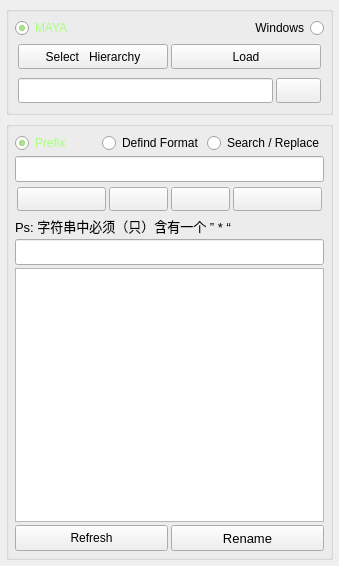
<?xml version="1.0" encoding="UTF-8"?>
<ui version="4.0">
 <class>foleyNameToolWindow</class>
 <widget class="QMainWindow" name="foleyNameToolWindow">
  <property name="enabled">
   <bool>true</bool>
  </property>
  <property name="geometry">
   <rect>
    <x>0</x>
    <y>0</y>
    <width>339</width>
    <height>566</height>
   </rect>
  </property>
  <property name="windowTitle">
   <string>Name Tool</string>
  </property>
  <property name="windowOpacity">
   <double>1.000000000000000</double>
  </property>
  <property name="styleSheet">
   <string notr="true">QAbstractButton:checked, QAbstractButton:hover{
	color: rgb(170, 255, 127);
}

QRadioButton::indicator{
	border-image: url(:/icon/icon/radio-button_off.png);
}

QRadioButton::indicator:checked{
	border-image: url(:/icon/icon/radio-button_on.png);
}</string>
  </property>
  <widget class="QWidget" name="centralwidget">
   <layout class="QVBoxLayout" name="verticalLayout">
    <property name="spacing">
     <number>6</number>
    </property>
    <property name="margin">
     <number>6</number>
    </property>
    <item>
     <widget class="QGroupBox" name="groupBox_2">
      <property name="styleSheet">
       <string notr="true"/>
      </property>
      <property name="title">
       <string/>
      </property>
      <layout class="QVBoxLayout" name="verticalLayout_3">
       <property name="spacing">
        <number>3</number>
       </property>
       <property name="margin">
        <number>6</number>
       </property>
       <item>
        <layout class="QHBoxLayout" name="horizontalLayout_6">
         <item>
          <widget class="QRadioButton" name="rdn_maya">
           <property name="text">
            <string>MAYA</string>
           </property>
           <property name="checked">
            <bool>true</bool>
           </property>
          </widget>
         </item>
         <item>
          <widget class="QRadioButton" name="rdn_windows">
           <property name="layoutDirection">
            <enum>Qt::RightToLeft</enum>
           </property>
           <property name="text">
            <string>Windows</string>
           </property>
          </widget>
         </item>
        </layout>
       </item>
       <item>
        <widget class="QWidget" name="widget_maya" native="true">
         <property name="layoutDirection">
          <enum>Qt::LeftToRight</enum>
         </property>
         <layout class="QHBoxLayout" name="horizontalLayout_7">
          <property name="spacing">
           <number>3</number>
          </property>
          <property name="margin">
           <number>3</number>
          </property>
          <item>
           <widget class="QPushButton" name="btn_SelectHierarchy">
            <property name="minimumSize">
             <size>
              <width>0</width>
              <height>25</height>
             </size>
            </property>
            <property name="maximumSize">
             <size>
              <width>16777215</width>
              <height>16777215</height>
             </size>
            </property>
            <property name="font">
             <font>
              <weight>50</weight>
              <bold>false</bold>
             </font>
            </property>
            <property name="text">
             <string>Select   Hierarchy</string>
            </property>
            <property name="icon">
             <iconset resource="nameToolAsset.qrc">
              <normaloff>:/icon/icon/bug.png</normaloff>:/icon/icon/bug.png</iconset>
            </property>
           </widget>
          </item>
          <item>
           <widget class="QPushButton" name="btn_loadObjects">
            <property name="minimumSize">
             <size>
              <width>0</width>
              <height>25</height>
             </size>
            </property>
            <property name="maximumSize">
             <size>
              <width>16777215</width>
              <height>16777215</height>
             </size>
            </property>
            <property name="font">
             <font>
              <weight>50</weight>
              <bold>false</bold>
             </font>
            </property>
            <property name="text">
             <string>Load</string>
            </property>
            <property name="icon">
             <iconset resource="nameToolAsset.qrc">
              <normaloff>:/icon/icon/upload.png</normaloff>:/icon/icon/upload.png</iconset>
            </property>
           </widget>
          </item>
         </layout>
        </widget>
       </item>
       <item>
        <widget class="QWidget" name="widget_windows" native="true">
         <property name="layoutDirection">
          <enum>Qt::LeftToRight</enum>
         </property>
         <layout class="QHBoxLayout" name="horizontalLayout_8" stretch="85,15">
          <property name="spacing">
           <number>3</number>
          </property>
          <property name="margin">
           <number>3</number>
          </property>
          <item>
           <widget class="QLineEdit" name="LET_path">
            <property name="minimumSize">
             <size>
              <width>0</width>
              <height>25</height>
             </size>
            </property>
            <property name="maximumSize">
             <size>
              <width>16777215</width>
              <height>16777215</height>
             </size>
            </property>
            <property name="font">
             <font>
              <weight>50</weight>
              <bold>false</bold>
             </font>
            </property>
            <property name="readOnly">
             <bool>true</bool>
            </property>
           </widget>
          </item>
          <item>
           <widget class="QPushButton" name="btn_setpath">
            <property name="minimumSize">
             <size>
              <width>0</width>
              <height>25</height>
             </size>
            </property>
            <property name="maximumSize">
             <size>
              <width>16777215</width>
              <height>16777215</height>
             </size>
            </property>
            <property name="font">
             <font>
              <weight>50</weight>
              <bold>false</bold>
             </font>
            </property>
            <property name="text">
             <string/>
            </property>
            <property name="icon">
             <iconset resource="nameToolAsset.qrc">
              <normaloff>:/icon/icon/folder-open.png</normaloff>:/icon/icon/folder-open.png</iconset>
            </property>
            <property name="iconSize">
             <size>
              <width>16</width>
              <height>16</height>
             </size>
            </property>
           </widget>
          </item>
         </layout>
        </widget>
       </item>
      </layout>
     </widget>
    </item>
    <item>
     <widget class="QGroupBox" name="groupBox">
      <property name="title">
       <string/>
      </property>
      <layout class="QVBoxLayout" name="verticalLayout_2">
       <property name="spacing">
        <number>3</number>
       </property>
       <property name="margin">
        <number>6</number>
       </property>
       <item>
        <layout class="QHBoxLayout" name="horizontalLayout_2" stretch="33,34,33">
         <item>
          <widget class="QRadioButton" name="rdn_pre">
           <property name="font">
            <font>
             <weight>50</weight>
             <bold>false</bold>
            </font>
           </property>
           <property name="text">
            <string>Prefix</string>
           </property>
           <property name="checked">
            <bool>true</bool>
           </property>
          </widget>
         </item>
         <item>
          <widget class="QRadioButton" name="rdn_def">
           <property name="text">
            <string>Defind Format</string>
           </property>
           <property name="checked">
            <bool>false</bool>
           </property>
          </widget>
         </item>
         <item>
          <widget class="QRadioButton" name="rdn_rep">
           <property name="font">
            <font>
             <weight>50</weight>
             <bold>false</bold>
            </font>
           </property>
           <property name="layoutDirection">
            <enum>Qt::LeftToRight</enum>
           </property>
           <property name="text">
            <string>Search / Replace</string>
           </property>
           <property name="checked">
            <bool>false</bool>
           </property>
          </widget>
         </item>
        </layout>
       </item>
       <item>
        <widget class="QLineEdit" name="LET_inputA">
         <property name="minimumSize">
          <size>
           <width>0</width>
           <height>24</height>
          </size>
         </property>
         <property name="font">
          <font>
           <pointsize>11</pointsize>
           <weight>50</weight>
           <bold>false</bold>
          </font>
         </property>
        </widget>
       </item>
       <item>
        <widget class="QWidget" name="widget_buttonBox" native="true">
         <layout class="QHBoxLayout" name="horizontalLayout_4" stretch="3,2,2,3">
          <property name="spacing">
           <number>3</number>
          </property>
          <property name="margin">
           <number>2</number>
          </property>
          <item>
           <widget class="QPushButton" name="btn_top">
            <property name="minimumSize">
             <size>
              <width>0</width>
              <height>24</height>
             </size>
            </property>
            <property name="font">
             <font>
              <weight>50</weight>
              <bold>false</bold>
             </font>
            </property>
            <property name="text">
             <string/>
            </property>
            <property name="icon">
             <iconset resource="nameToolAsset.qrc">
              <normaloff>:/icon/icon/player-fastrwd.png</normaloff>:/icon/icon/player-fastrwd.png</iconset>
            </property>
            <property name="iconSize">
             <size>
              <width>16</width>
              <height>16</height>
             </size>
            </property>
           </widget>
          </item>
          <item>
           <widget class="QPushButton" name="btn_left">
            <property name="minimumSize">
             <size>
              <width>0</width>
              <height>24</height>
             </size>
            </property>
            <property name="maximumSize">
             <size>
              <width>16777215</width>
              <height>16777215</height>
             </size>
            </property>
            <property name="font">
             <font>
              <weight>50</weight>
              <bold>false</bold>
             </font>
            </property>
            <property name="text">
             <string/>
            </property>
            <property name="icon">
             <iconset resource="nameToolAsset.qrc">
              <normaloff>:/icon/icon/player-previous.png</normaloff>:/icon/icon/player-previous.png</iconset>
            </property>
           </widget>
          </item>
          <item>
           <widget class="QPushButton" name="btn_right">
            <property name="minimumSize">
             <size>
              <width>0</width>
              <height>24</height>
             </size>
            </property>
            <property name="maximumSize">
             <size>
              <width>16777215</width>
              <height>16777215</height>
             </size>
            </property>
            <property name="font">
             <font>
              <weight>50</weight>
              <bold>false</bold>
             </font>
            </property>
            <property name="text">
             <string/>
            </property>
            <property name="icon">
             <iconset resource="nameToolAsset.qrc">
              <normaloff>:/icon/icon/player-next.png</normaloff>:/icon/icon/player-next.png</iconset>
            </property>
           </widget>
          </item>
          <item>
           <widget class="QPushButton" name="btn_end">
            <property name="minimumSize">
             <size>
              <width>0</width>
              <height>24</height>
             </size>
            </property>
            <property name="font">
             <font>
              <weight>50</weight>
              <bold>false</bold>
             </font>
            </property>
            <property name="text">
             <string/>
            </property>
            <property name="icon">
             <iconset resource="nameToolAsset.qrc">
              <normaloff>:/icon/icon/player-fastfwd.png</normaloff>:/icon/icon/player-fastfwd.png</iconset>
            </property>
            <property name="iconSize">
             <size>
              <width>16</width>
              <height>16</height>
             </size>
            </property>
           </widget>
          </item>
         </layout>
        </widget>
       </item>
       <item>
        <widget class="QLabel" name="lab_Ps">
         <property name="font">
          <font>
           <pointsize>10</pointsize>
          </font>
         </property>
         <property name="text">
          <string>Ps: 字符串中必须（只）含有一个 ” * “</string>
         </property>
        </widget>
       </item>
       <item>
        <widget class="QLineEdit" name="LET_inputB">
         <property name="minimumSize">
          <size>
           <width>0</width>
           <height>24</height>
          </size>
         </property>
         <property name="font">
          <font>
           <pointsize>11</pointsize>
           <weight>50</weight>
           <bold>false</bold>
          </font>
         </property>
        </widget>
       </item>
       <item>
        <widget class="QListView" name="listView">
         <property name="font">
          <font>
           <pointsize>11</pointsize>
          </font>
         </property>
         <property name="styleSheet">
          <string notr="true">alternate-background-color: rgb(50, 50, 50);</string>
         </property>
         <property name="alternatingRowColors">
          <bool>true</bool>
         </property>
        </widget>
       </item>
       <item>
        <layout class="QHBoxLayout" name="horizontalLayout_3">
         <property name="spacing">
          <number>3</number>
         </property>
         <item>
          <widget class="QPushButton" name="btn_refresh">
           <property name="minimumSize">
            <size>
             <width>0</width>
             <height>26</height>
            </size>
           </property>
           <property name="font">
            <font>
             <weight>50</weight>
             <bold>false</bold>
            </font>
           </property>
           <property name="text">
            <string>Refresh</string>
           </property>
           <property name="icon">
            <iconset resource="nameToolAsset.qrc">
             <normaloff>:/icon/icon/refresh.png</normaloff>:/icon/icon/refresh.png</iconset>
           </property>
           <property name="iconSize">
            <size>
             <width>18</width>
             <height>18</height>
            </size>
           </property>
          </widget>
         </item>
         <item>
          <widget class="QPushButton" name="btn_rename">
           <property name="minimumSize">
            <size>
             <width>0</width>
             <height>26</height>
            </size>
           </property>
           <property name="font">
            <font>
             <pointsize>10</pointsize>
             <weight>50</weight>
             <bold>false</bold>
            </font>
           </property>
           <property name="text">
            <string>Rename</string>
           </property>
           <property name="icon">
            <iconset resource="nameToolAsset.qrc">
             <normaloff>:/icon/icon/player-play.png</normaloff>:/icon/icon/player-play.png</iconset>
           </property>
          </widget>
         </item>
        </layout>
       </item>
      </layout>
     </widget>
    </item>
   </layout>
  </widget>
  <action name="actionUiVisibleSwitch">
   <property name="text">
    <string>uiVisibleSwitch</string>
   </property>
  </action>
 </widget>
 <resources>
  <include location="nameToolAsset.qrc"/>
 </resources>
 <connections>
  <connection>
   <sender>rdn_pre</sender>
   <signal>toggled(bool)</signal>
   <receiver>actionUiVisibleSwitch</receiver>
   <slot>trigger()</slot>
   <hints>
    <hint type="sourcelabel">
     <x>54</x>
     <y>126</y>
    </hint>
    <hint type="destinationlabel">
     <x>-1</x>
     <y>-1</y>
    </hint>
   </hints>
  </connection>
  <connection>
   <sender>rdn_rep</sender>
   <signal>toggled(bool)</signal>
   <receiver>actionUiVisibleSwitch</receiver>
   <slot>trigger()</slot>
   <hints>
    <hint type="sourcelabel">
     <x>273</x>
     <y>137</y>
    </hint>
    <hint type="destinationlabel">
     <x>-1</x>
     <y>-1</y>
    </hint>
   </hints>
  </connection>
  <connection>
   <sender>rdn_maya</sender>
   <signal>toggled(bool)</signal>
   <receiver>widget_maya</receiver>
   <slot>setVisible(bool)</slot>
   <hints>
    <hint type="sourcelabel">
     <x>58</x>
     <y>25</y>
    </hint>
    <hint type="destinationlabel">
     <x>173</x>
     <y>58</y>
    </hint>
   </hints>
  </connection>
  <connection>
   <sender>rdn_windows</sender>
   <signal>toggled(bool)</signal>
   <receiver>widget_windows</receiver>
   <slot>setVisible(bool)</slot>
   <hints>
    <hint type="sourcelabel">
     <x>318</x>
     <y>26</y>
    </hint>
    <hint type="destinationlabel">
     <x>245</x>
     <y>95</y>
    </hint>
   </hints>
  </connection>
  <connection>
   <sender>rdn_def</sender>
   <signal>toggled(bool)</signal>
   <receiver>actionUiVisibleSwitch</receiver>
   <slot>trigger()</slot>
   <hints>
    <hint type="sourcelabel">
     <x>165</x>
     <y>129</y>
    </hint>
    <hint type="destinationlabel">
     <x>-1</x>
     <y>-1</y>
    </hint>
   </hints>
  </connection>
 </connections>
</ui>
